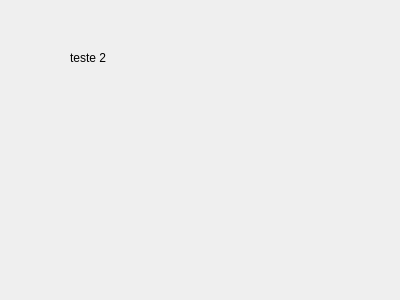
<?xml version="1.0" encoding="UTF-8"?>
<ui version="4.0">
 <class>WizardPage</class>
 <widget class="QWizardPage" name="WizardPage">
  <property name="geometry">
   <rect>
    <x>0</x>
    <y>0</y>
    <width>400</width>
    <height>300</height>
   </rect>
  </property>
  <property name="windowTitle">
   <string>WizardPage</string>
  </property>
  <widget class="QLabel" name="label">
   <property name="geometry">
    <rect>
     <x>70</x>
     <y>50</y>
     <width>53</width>
     <height>15</height>
    </rect>
   </property>
   <property name="text">
    <string>teste 2</string>
   </property>
  </widget>
 </widget>
 <resources/>
 <connections/>
</ui>
